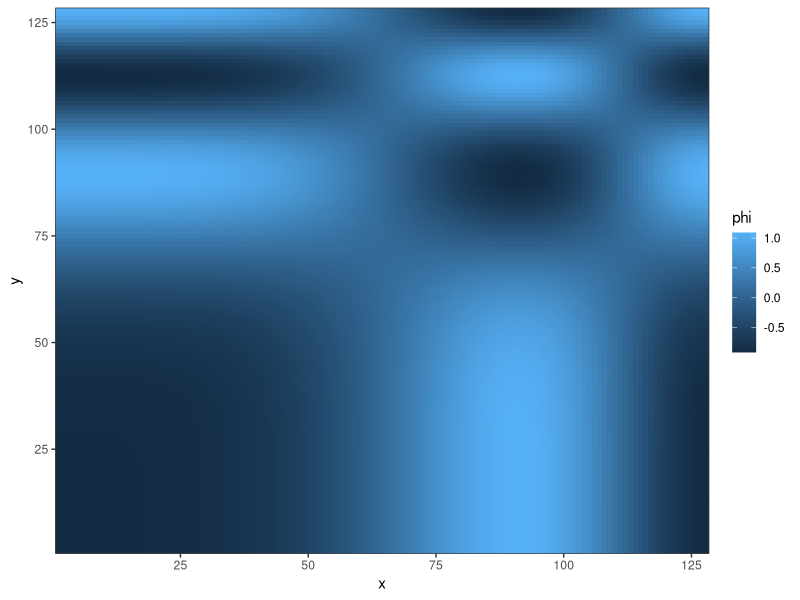

This figure's R source:
## file to make figure for problem set 1.1
require("ggplot2")

## read data
dat <- read.csv("final_phi.csv", header = FALSE)

## convert to long format and add x and y vals for plotting
dat <- matrix(as.matrix(dat[,1:128]), ncol = 1)
dat <- cbind(dat, matrix(c(rep(seq(1, 128), each = 128), rep(seq(1, 128), times = 128)), ncol = 2))
colnames(dat) <- c("phi", "x", "y")
dat <- as.data.frame(dat) ## change to data.frame

## generate plot
out <- ggplot(dat, aes(x = x, y = y, fill = phi)) +
  geom_raster() +
  scale_y_continuous(expand = c(0,0)) +
  scale_x_continuous(expand = c(0,0)) +
  ##coord_quickmap() +
  theme_bw()

filepath <- "phi_128.png"
ggsave(filepath, out)

print(paste0("output saved to ", filepath))
